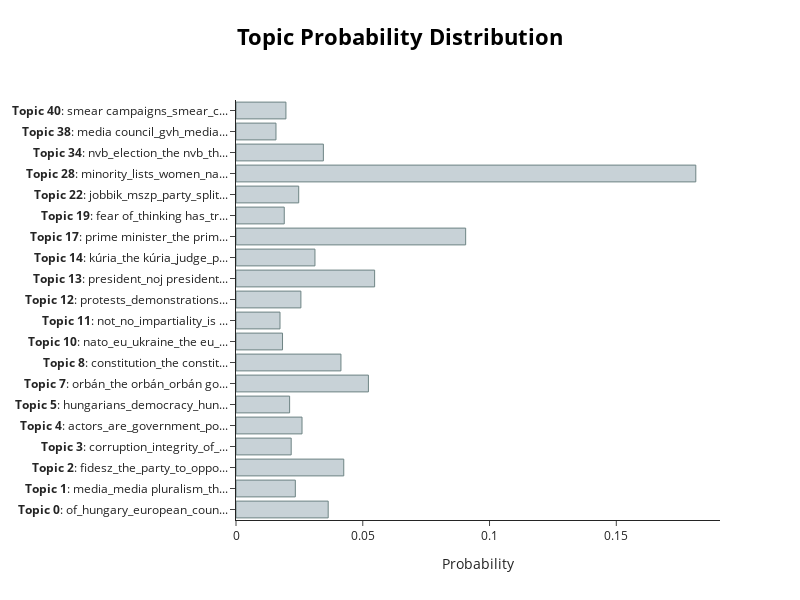

Notebook source saved alongside this figure:
### Code cell
model.visualize_distribution(topic_distr[0])

### Figure 1 — Plotly figure (JSON) as saved in the notebook; plotly's stock layout.template omitted (floating-point values rounded to 4 significant figures)
{"data": [{"marker": {"color": "#C8D2D7", "line": {"color": "#6E8484", "width": 1}}, "orientation": "h", "type": "bar", "x": [0.03636, 0.0234, 0.0425, 0.02177, 0.02604, 0.02115, 0.05223, 0.04139, 0.01835, 0.01736, 0.0256, 0.05468, 0.03114, 0.09059, 0.01904, 0.02473, 0.1814, 0.03447, 0.01577, 0.01969], "y": ["<b>Topic 0</b>: of_hungary_european_coun...", "<b>Topic 1</b>: media_media pluralism_th...", "<b>Topic 2</b>: fidesz_the_party_to_oppo...", "<b>Topic 3</b>: corruption_integrity_of_...", "<b>Topic 4</b>: actors_are_government_po...", "<b>Topic 5</b>: hungarians_democracy_hun...", "<b>Topic 7</b>: orbán_the orbán_orbán go...", "<b>Topic 8</b>: constitution_the constit...", "<b>Topic 10</b>: nato_eu_ukraine_the eu_...", "<b>Topic 11</b>: not_no_impartiality_is ...", "<b>Topic 12</b>: protests_demonstrations...", "<b>Topic 13</b>: president_noj president...", "<b>Topic 14</b>: kúria_the kúria_judge_p...", "<b>Topic 17</b>: prime minister_the prim...", "<b>Topic 19</b>: fear of_thinking has_tr...", "<b>Topic 22</b>: jobbik_mszp_party_split...", "<b>Topic 28</b>: minority_lists_women_na...", "<b>Topic 34</b>: nvb_election_the nvb_th...", "<b>Topic 38</b>: media council_gvh_media...", "<b>Topic 40</b>: smear campaigns_smear_c..."]}], "layout": {"height": 600, "hoverlabel": {"bgcolor": "white", "font": {"family": "Rockwell", "size": 16}}, "title": {"font": {"color": "Black", "size": 22}, "text": "<b>Topic Probability Distribution</b>", "x": 0.5, "xanchor": "center", "y": 0.95, "yanchor": "top"}, "width": 800, "xaxis": {"autorange": true, "range": [0, 0.1909], "title": {"text": "Probability"}, "type": "linear"}, "yaxis": {"autorange": true, "range": [-0.5, 19.5], "type": "category"}}}
